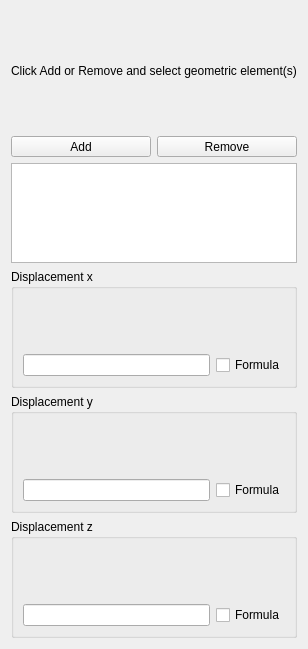
<?xml version="1.0" encoding="UTF-8"?>
<ui version="4.0">
 <class>TaskFemConstraintDisplacement</class>
 <widget class="QWidget" name="TaskFemConstraintDisplacement">
  <property name="enabled">
   <bool>true</bool>
  </property>
  <property name="geometry">
   <rect>
    <x>0</x>
    <y>0</y>
    <width>300</width>
    <height>649</height>
   </rect>
  </property>
  <property name="sizePolicy">
   <sizepolicy hsizetype="Preferred" vsizetype="Preferred">
    <horstretch>0</horstretch>
    <verstretch>0</verstretch>
   </sizepolicy>
  </property>
  <property name="minimumSize">
   <size>
    <width>0</width>
    <height>0</height>
   </size>
  </property>
  <property name="baseSize">
   <size>
    <width>400</width>
    <height>800</height>
   </size>
  </property>
  <property name="windowTitle">
   <string>Prescribed Displacement</string>
  </property>
  <layout class="QVBoxLayout" name="verticalLayout">
   <item>
    <widget class="QLabel" name="lbl_info">
     <property name="text">
      <string>Click Add or Remove and select geometric element(s)</string>
     </property>
    </widget>
   </item>
   <item>
    <layout class="QGridLayout" name="gridLayout_7">
     <item row="0" column="0">
      <layout class="QHBoxLayout" name="hLayout1">
       <item>
        <widget class="QToolButton" name="btnAdd">
         <property name="sizePolicy">
          <sizepolicy hsizetype="Expanding" vsizetype="Fixed">
           <horstretch>0</horstretch>
           <verstretch>0</verstretch>
          </sizepolicy>
         </property>
         <property name="text">
          <string>Add</string>
         </property>
         <property name="checkable">
          <bool>true</bool>
         </property>
        </widget>
       </item>
       <item>
        <widget class="QToolButton" name="btnRemove">
         <property name="sizePolicy">
          <sizepolicy hsizetype="Expanding" vsizetype="Fixed">
           <horstretch>0</horstretch>
           <verstretch>0</verstretch>
          </sizepolicy>
         </property>
         <property name="text">
          <string>Remove</string>
         </property>
         <property name="checkable">
          <bool>true</bool>
         </property>
        </widget>
       </item>
      </layout>
     </item>
     <item row="1" column="0">
      <widget class="QListWidget" name="lw_references">
       <property name="sizePolicy">
        <sizepolicy hsizetype="Expanding" vsizetype="Minimum">
         <horstretch>0</horstretch>
         <verstretch>0</verstretch>
        </sizepolicy>
       </property>
       <property name="maximumSize">
        <size>
         <width>16777215</width>
         <height>100</height>
        </size>
       </property>
       <property name="selectionMode">
        <enum>QAbstractItemView::ExtendedSelection</enum>
       </property>
      </widget>
     </item>
    </layout>
   </item>
   <item>
    <widget class="QGroupBox" name="DisplacementXGB">
     <property name="title">
      <string>Displacement x</string>
     </property>
     <!-- <property name="checkable">
      <bool>true</bool>
     </property> -->
     <layout class="QGridLayout" name="gridLayout">
      <item row="1" column="0">
       <widget class="QLineEdit" name="DisplacementXFormulaLE"/>
      </item>
      <item row="1" column="1">
       <widget class="QCheckBox" name="DisplacementXFormulaCB">
        <!-- <property name="toolTip">
         <string>Formulas are only valid
for the Elmer solver</string>
        </property> -->
        <property name="text">
         <string>Formula</string>
        </property>
       </widget>
      </item>
      <item row="0" column="0">
       <widget class="Gui::QuantitySpinBox" name="spinxDisplacement">
        <property name="unit" stdset="0">
         <string notr="true">mm</string>
        </property>
       </widget>
      </item>
     </layout>
    </widget>
   </item>
   <item>
    <widget class="QGroupBox" name="DisplacementYGB">
     <property name="title">
      <string>Displacement y</string>
     </property>
     <!-- <property name="checkable">
      <bool>true</bool>
     </property> -->
     <layout class="QGridLayout" name="gridLayout_2">
      <item row="1" column="0">
       <widget class="QLineEdit" name="DisplacementYFormulaLE"/>
      </item>
      <item row="1" column="1">
       <widget class="QCheckBox" name="DisplacementYFormulaCB">
        <!-- <property name="toolTip">
         <string>Formulas are only valid
for the Elmer solver</string>
        </property> -->
        <property name="text">
         <string>Formula</string>
        </property>
       </widget>
      </item>
      <item row="0" column="0">
       <widget class="Gui::QuantitySpinBox" name="spinyDisplacement">
        <property name="unit" stdset="0">
         <string notr="true">mm</string>
        </property>
       </widget>
      </item>
     </layout>
    </widget>
   </item>
   <item>
    <widget class="QGroupBox" name="DisplacementZGB">
     <property name="title">
      <string>Displacement z</string>
     </property>
     <!-- <property name="checkable">
      <bool>true</bool>
     </property> -->
     <layout class="QGridLayout" name="gridLayout_3">
      <item row="1" column="0">
       <widget class="QLineEdit" name="DisplacementZFormulaLE"/>
      </item>
      <item row="1" column="1">
       <widget class="QCheckBox" name="DisplacementZFormulaCB">
        <!-- <property name="toolTip">
         <string>Formulas are only valid
for the Elmer solver</string>
        </property> -->
        <property name="text">
         <string>Formula</string>
        </property>
       </widget>
      </item>
      <item row="0" column="0">
       <widget class="Gui::QuantitySpinBox" name="spinzDisplacement">
        <property name="unit" stdset="0">
         <string>mm</string>
        </property>
       </widget>
      </item>
     </layout>
    </widget>
   </item>
   <!-- <item>
    <widget class="QCheckBox" name="FlowForceCB">
     <property name="toolTip">
      <string>Flow solution is used to determine
surface force (and thus displacement)
generated by the flow
(Option only applies for Elmer solver)</string>
     </property>
     <property name="text">
      <string>Surface force by flow</string>
     </property>
    </widget>
   </item>
   <item>
    <widget class="Line" name="line">
     <property name="orientation">
      <enum>Qt::Horizontal</enum>
     </property>
    </widget>
   </item>
   <item>
    <widget class="QLabel" name="label">
     <property name="maximumSize">
      <size>
       <width>400</width>
       <height>16777215</height>
      </size>
     </property>
     <property name="text">
      <string>Rotations are only valid for Beam and Shell elements.</string>
     </property>
     <property name="scaledContents">
      <bool>false</bool>
     </property>
     <property name="wordWrap">
      <bool>true</bool>
     </property>
    </widget>
   </item>
   <item>
    <widget class="QGroupBox" name="RotationXGB">
     <property name="title">
      <string>Rotation x</string>
     </property>
     <property name="checkable">
      <bool>true</bool>
     </property>
     <layout class="QGridLayout" name="gridLayout_6">
      <item row="0" column="0">
       <widget class="Gui::QuantitySpinBox" name="spinxRotation">
        <property name="unit" stdset="0">
         <string notr="true">deg</string>
        </property>
       </widget>
      </item>
     </layout>
    </widget>
   </item>
   <item>
    <widget class="QGroupBox" name="RotationYGB">
     <property name="title">
      <string>Rotation y</string>
     </property>
     <property name="checkable">
      <bool>true</bool>
     </property>
     <layout class="QGridLayout" name="gridLayout_5">
      <item row="0" column="0">
       <widget class="Gui::QuantitySpinBox" name="spinyRotation">
        <property name="unit" stdset="0">
         <string notr="true">deg</string>
        </property>
       </widget>
      </item>
     </layout>
    </widget>
   </item>
   <item>
    <widget class="QGroupBox" name="RotationZGB">
     <property name="title">
      <string>Rotation z</string>
     </property>
     <property name="checkable">
      <bool>true</bool>
     </property>
     <layout class="QGridLayout" name="gridLayout_4">
      <item row="0" column="0">
       <widget class="Gui::QuantitySpinBox" name="spinzRotation">
        <property name="unit" stdset="0">
         <string notr="true">deg</string>
        </property>
       </widget>
      </item>
     </layout>
    </widget>
   </item> -->
  </layout>
 </widget>
 <customwidgets>
  <customwidget>
   <class>Gui::QuantitySpinBox</class>
   <extends>QWidget</extends>
   <header>Gui/QuantitySpinBox.h</header>
  </customwidget>
 </customwidgets>
 <resources/>
 <!-- <connections>
  <connection>
   <sender>FlowForceCB</sender>
   <signal>toggled(bool)</signal>
   <receiver>RotationXGB</receiver>
   <slot>setDisabled(bool)</slot>
   <hints>
    <hint type="sourcelabel">
     <x>149</x>
     <y>394</y>
    </hint>
    <hint type="destinationlabel">
     <x>149</x>
     <y>463</y>
    </hint>
   </hints>
  </connection>
  <connection>
   <sender>FlowForceCB</sender>
   <signal>toggled(bool)</signal>
   <receiver>DisplacementXGB</receiver>
   <slot>setDisabled(bool)</slot>
   <hints>
    <hint type="sourcelabel">
     <x>149</x>
     <y>394</y>
    </hint>
    <hint type="destinationlabel">
     <x>149</x>
     <y>170</y>
    </hint>
   </hints>
  </connection>
  <connection>
   <sender>FlowForceCB</sender>
   <signal>toggled(bool)</signal>
   <receiver>DisplacementYGB</receiver>
   <slot>setDisabled(bool)</slot>
   <hints>
    <hint type="sourcelabel">
     <x>149</x>
     <y>394</y>
    </hint>
    <hint type="destinationlabel">
     <x>149</x>
     <y>255</y>
    </hint>
   </hints>
  </connection>
  <connection>
   <sender>FlowForceCB</sender>
   <signal>toggled(bool)</signal>
   <receiver>DisplacementZGB</receiver>
   <slot>setDisabled(bool)</slot>
   <hints>
    <hint type="sourcelabel">
     <x>149</x>
     <y>394</y>
    </hint>
    <hint type="destinationlabel">
     <x>149</x>
     <y>340</y>
    </hint>
   </hints>
  </connection>
  <connection>
   <sender>FlowForceCB</sender>
   <signal>toggled(bool)</signal>
   <receiver>RotationYGB</receiver>
   <slot>setDisabled(bool)</slot>
   <hints>
    <hint type="sourcelabel">
     <x>149</x>
     <y>394</y>
    </hint>
    <hint type="destinationlabel">
     <x>149</x>
     <y>522</y>
    </hint>
   </hints>
  </connection>
  <connection>
   <sender>FlowForceCB</sender>
   <signal>toggled(bool)</signal>
   <receiver>RotationZGB</receiver>
   <slot>setDisabled(bool)</slot>
   <hints>
    <hint type="sourcelabel">
     <x>149</x>
     <y>394</y>
    </hint>
    <hint type="destinationlabel">
     <x>149</x>
     <y>581</y>
    </hint>
   </hints>
  </connection>
 </connections> -->
</ui>
